Frame 1 (no input): blank canvas, image omitted
Frame 60 (no input): blank canvas, image omitted
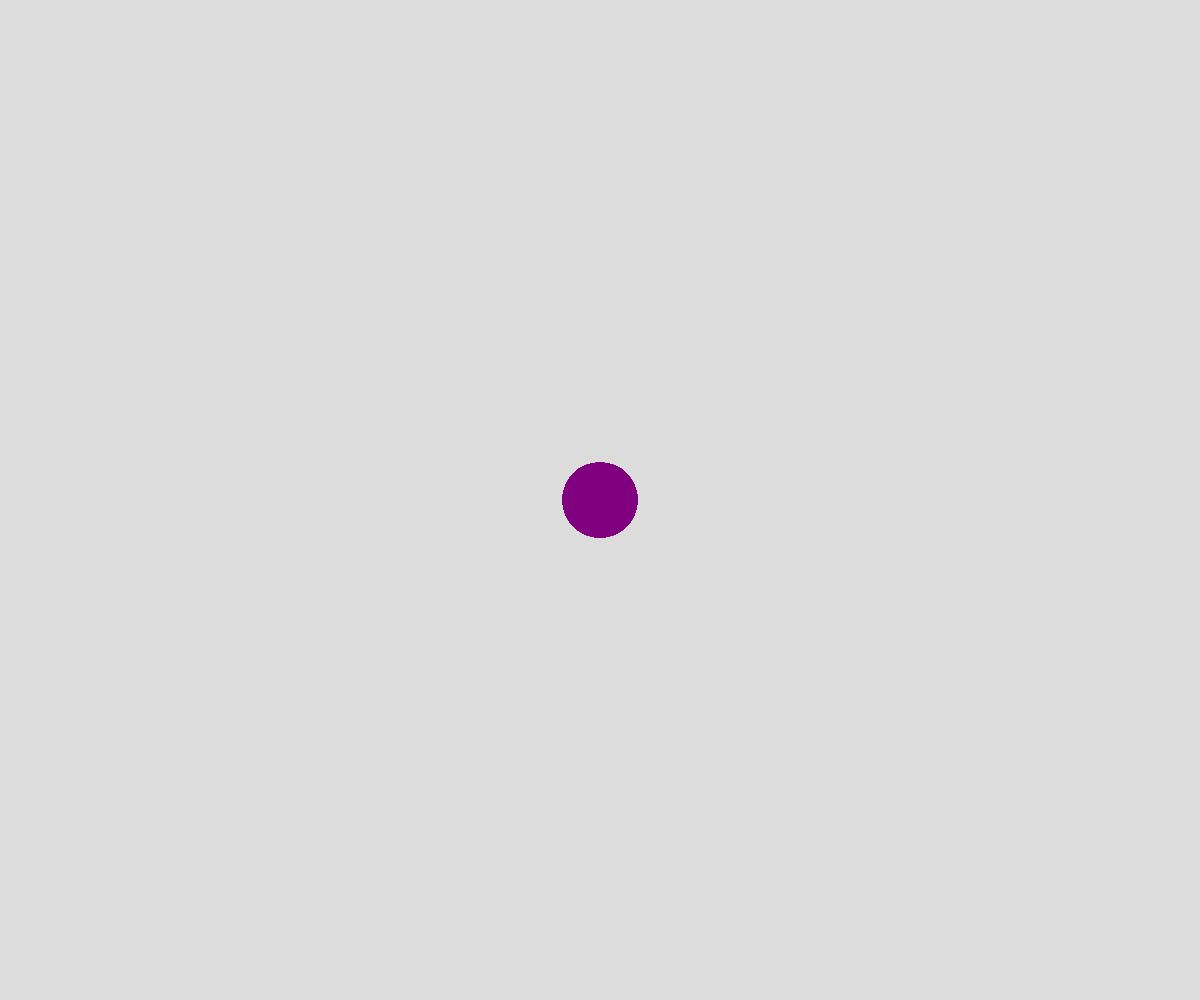
Frame 120 (the mouse pressed at the canvas centre since frame 60)

The p5.js sketch whose frames 1 and 60 were blank and that drew this single picture after the mouse press (run headless with seeded random() and noise() and a simulated clock; from frame 60 on, the mouse is pressed at the canvas centre):

// p5.js sketch
// ── sketch.js
/**
 * 
 * A simple drawing machine that draws circles when the mouse is pressed.
 * 
 */

let colors = ['red', 'blue'];

function setup() {
  createCanvas(windowWidth, windowHeight);
  background(220);
}

function draw() {
  noStroke(); 
  let t = map(mouseX+mouseY, 0, width+height, 0, 1);

  let c = lerpColor(color(colors[0]), color(colors[1]), t);
  fill(c);

  if (mouseIsPressed) {
    circle(mouseX, mouseY, width*0.0625);
  }
}

function keyPressed() {
  if (keyCode === 32) { // Check if the spacebar is pressed
    background(220);
  }
}
function windowResized() {
  resizeCanvas(windowWidth, windowHeight);
}

// Exercises for you to try :
// 1. Use mouseX or mouseY to change the circle's size or color as you draw.
//    Hint: map(mouseX, 0, width, 5, 100)
